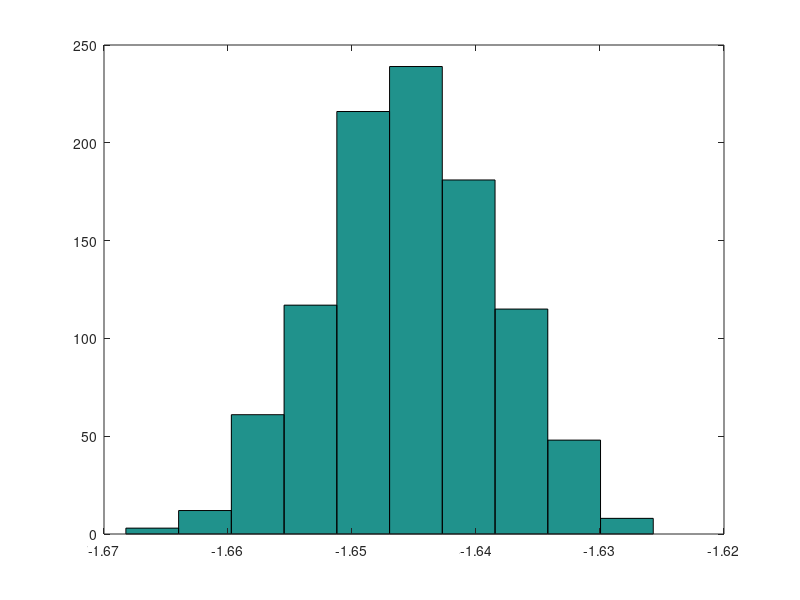
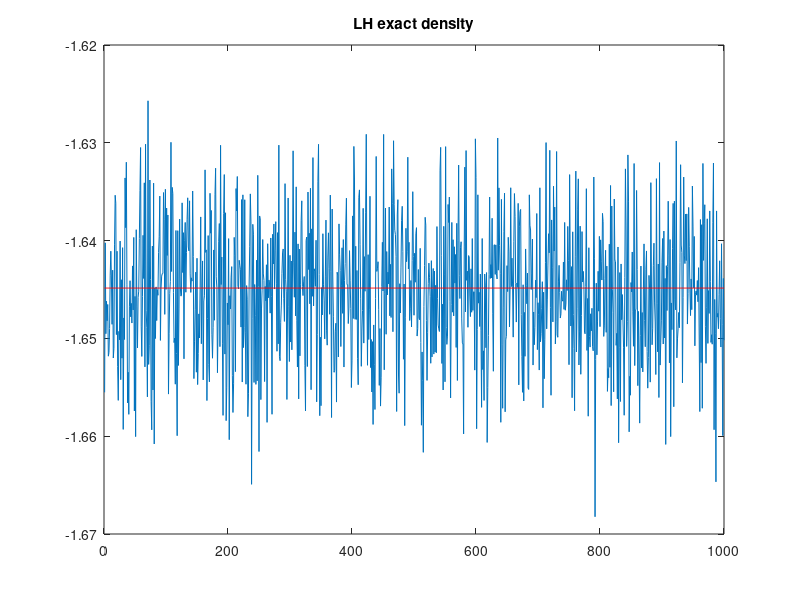

MATLAB code to generate these figures, in order:
% We are interested in (dP * 100)% percentile:
dP  = 0.05;

% Target distribution: N( 0, 1 ):
dTargetMean     = 0;
dTargetStdev    = 1;

% Candidate distribution: N( -2, 1 ):
dCandidateMean  = -2;
dCandidateStdev = 1;

% Number of draws:
iN = 10000;

% Number of repetitions:
iM = 1000;

vISestimateOfPercentile = zeros(iM,1);

for i=1:iM
    % Obtain candidate draws, compute candidate en target density and IS weights:
    vCandidateDraws = normrnd(dCandidateMean, dCandidateStdev, iN, 1 );
    vCandidatePdf   = normpdf(vCandidateDraws, dCandidateMean, dCandidateStdev );
    vTargetPdf      = normpdf(vCandidateDraws, dTargetMean, dTargetStdev );
    vISweights      = (1/iN) * vTargetPdf ./ vCandidatePdf;

    % Sort draws (and corresponding weights) using "sortrows":
    mCandidateDraws_ISweights       = [ vCandidateDraws  vISweights];
    mSortedCandidateDraws_ISweights = sortrows( mCandidateDraws_ISweights, 1 );

    % Compute cumulative sum of IS weights and
    vCumulativeISweights = cumsum( mSortedCandidateDraws_ISweights(:,2) );
    iNumberOfCumulativeWeightsSmallerThanP = sum( vCumulativeISweights < dP );
    dISestimateOfPercentile = mSortedCandidateDraws_ISweights( iNumberOfCumulativeWeightsSmallerThanP, 1 );
    vISestimateOfPercentile(i) = dISestimateOfPercentile;
end

hist( vISestimateOfPercentile );
dMeanISestimateOfPercentile = mean( vISestimateOfPercentile )
dTruePercentile = norminv(dP)

%%
figure(2)
plot(vISestimateOfPercentile)
hold on
plot(dTruePercentile*ones(iM, 1),'r')
hold off
title('LH exact density')